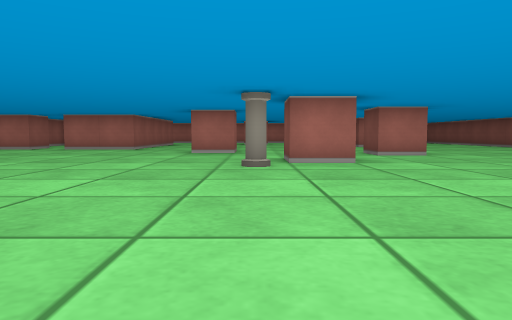
view 1 (above)

24 first-person views from a walk through a cub3D maze. The camera is about half as high as the walls, tilts 4° down and sees 70° across. The floor is counted in squares. Each view is taken from the middle of a square. On the plan, view 1 faces up. The plan holds only what a view shows up to about 9 squares ahead; the rest is blank.

view 2
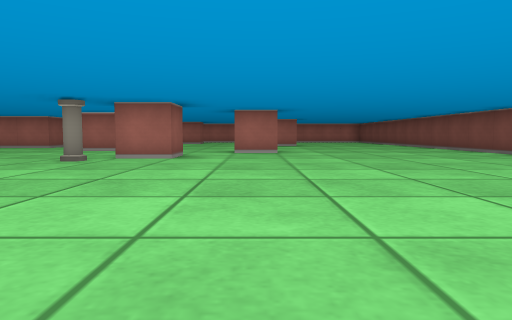

view 3
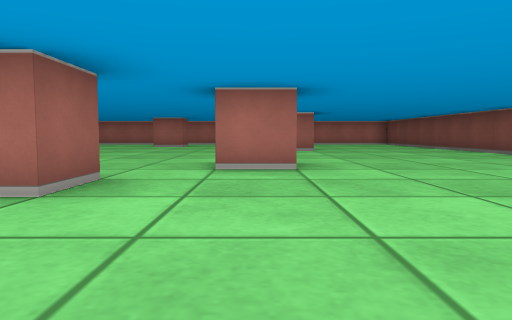

view 4
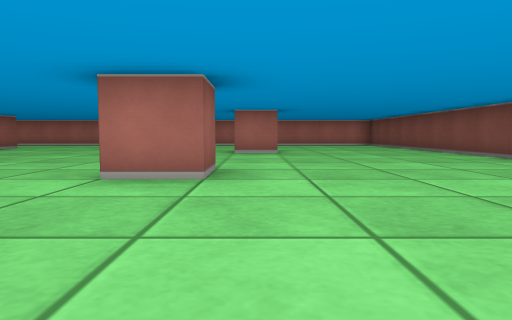

view 5
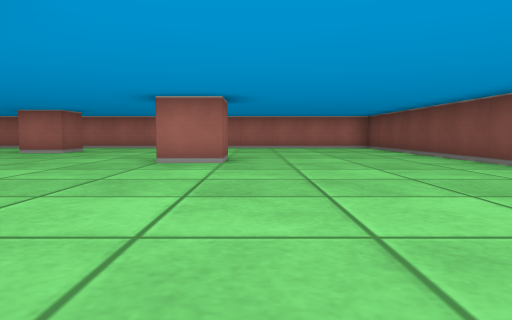

view 6
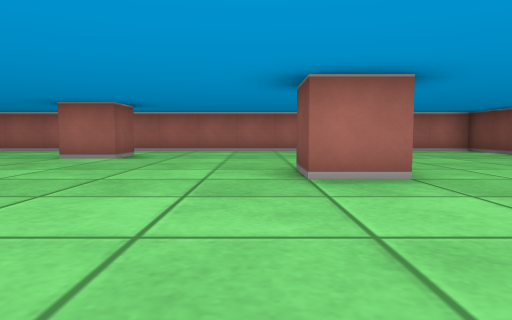

view 7
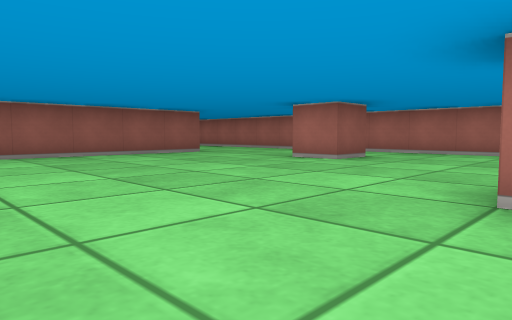

view 8
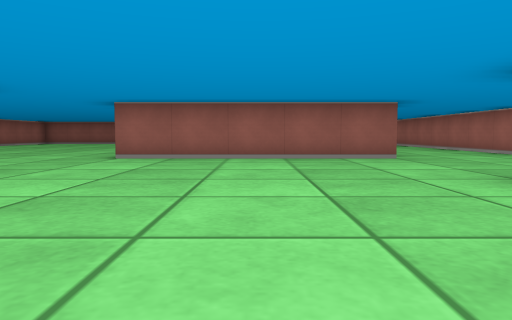

view 9
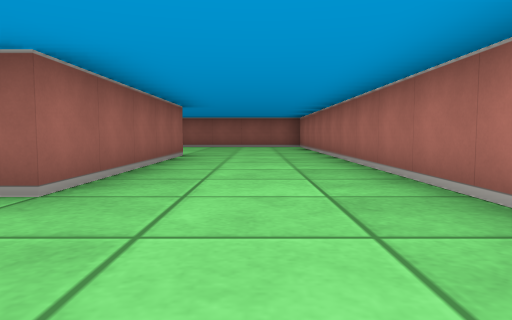

view 10
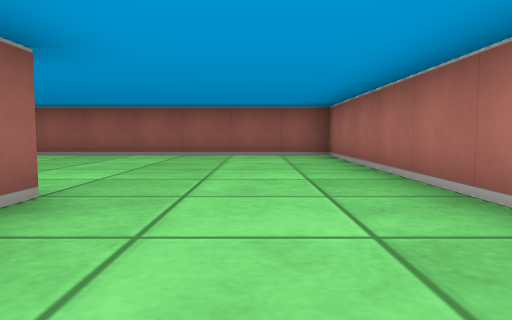

view 11
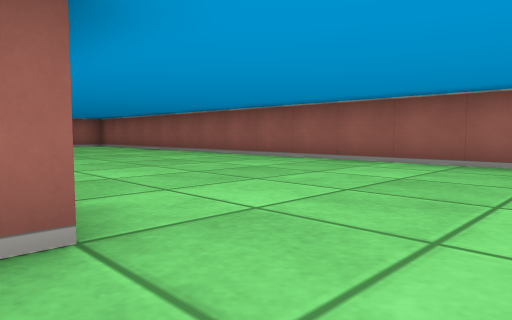

view 12
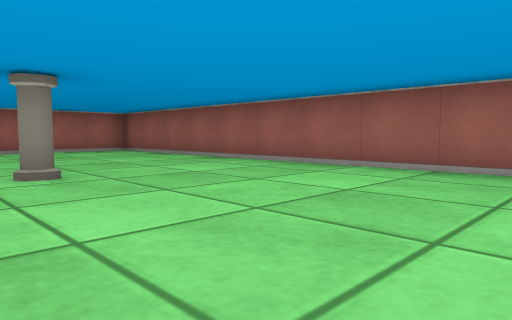

view 13
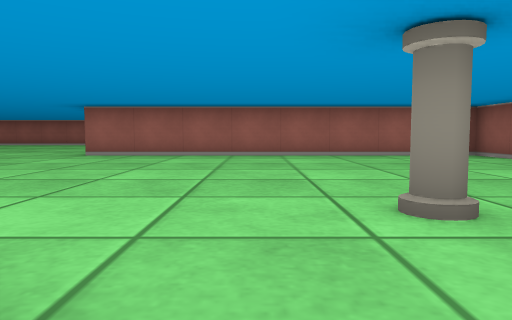

view 14
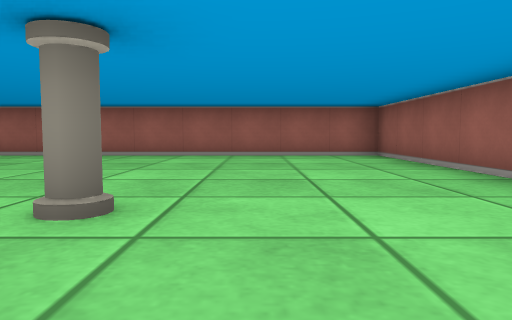

view 15
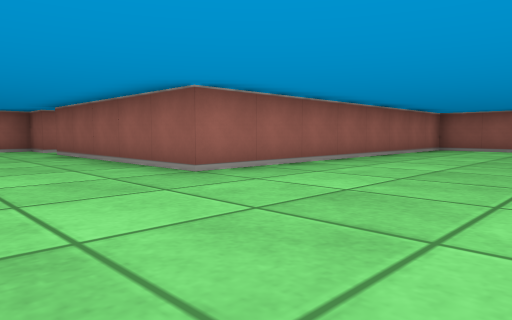

view 16
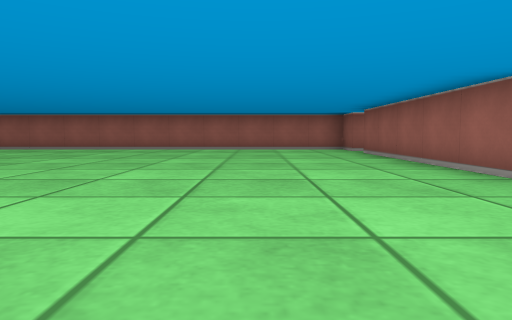

view 17
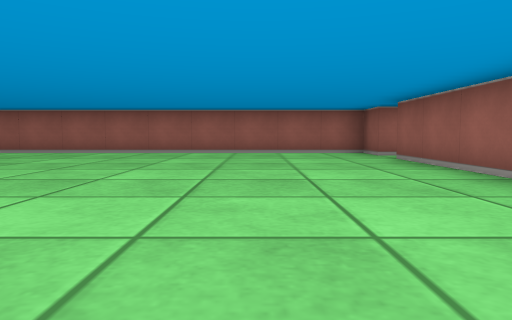

view 18
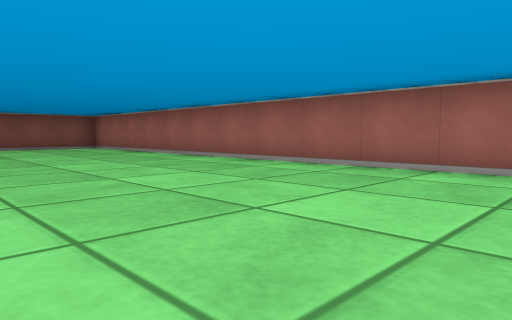

view 19
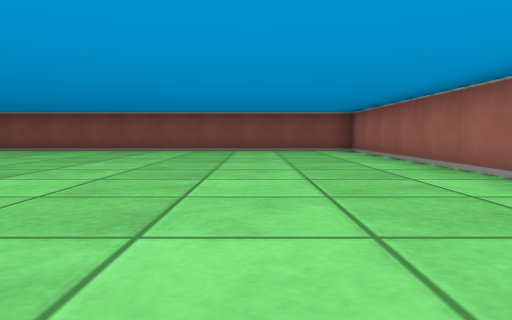

view 20
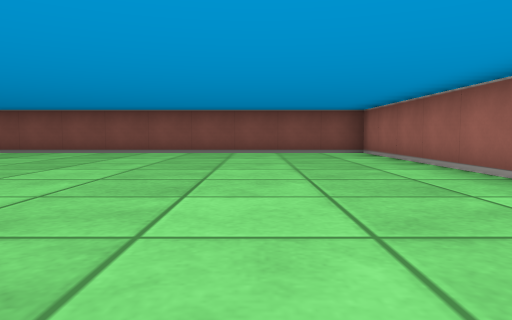

view 21
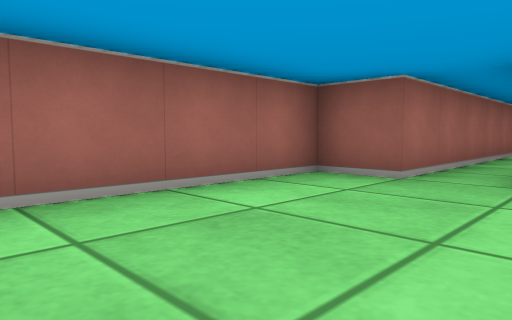

view 22
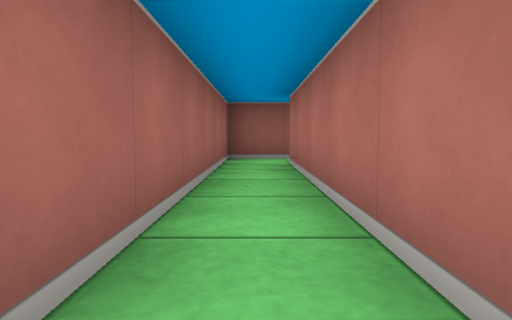

view 23
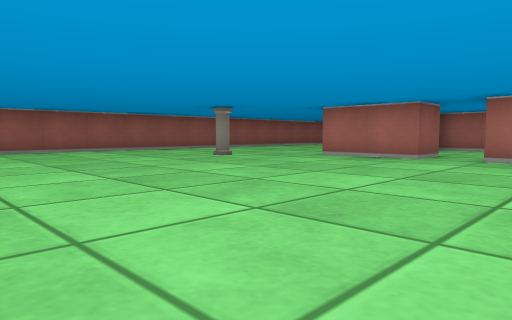

view 24
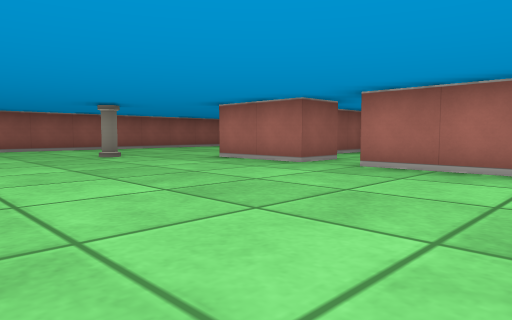

### Floor plan
Points are (right, up) in squares from view 1. A wall is a line through its corners. A room is listed if a view was taken in it or the views show most of it. See-through windows are left out.
Room 1 (views 1, 2, 3, 4, 5, 6, 7, 8, 9, 10, 11, 12, 13, 14, 15, 16, 17, 18, 19, 20, 21, 22, 23, 24)
walls: (-0.4, 8.5) (-1.5, 8.5); (-3.8, 10.5) (-5.5, 10.5); (1.5, 6.5) (1.5, 5.5) (0.5, 5.5) (0.5, 6.5); (-6.5, 10.5) (-8.5, 10.5); (3.5, 8.5) (3.5, 7.5) (2.5, 7.5) (2.5, 8.5); (4.5, 13.4) (4.5, 12.5) (3.5, 12.5) (3.5, 13.5); (0.5, 16.6) (0.5, 15.5) (-0.5, 15.5); (-8.6, 15.5) (-3.5, 15.5) (-3.5, 10.5); (-6.6, -1.5) (-11.5, -1.5); (-3.1, 18.5) (-13.5, 18.5) (-13.5, 3.5) (-5.5, 3.5) (-5.5, -1.5); (8.5, 6.8) (8.5, 8.1); (8.5, 10.4) (8.5, 18.1); (2.4, 18.5) (-0.4, 18.5); (-12.5, -1.4) (-12.5, -2.5) (-5.5, -2.5) (-5.5, -3.5) (8.5, -3.5) (8.5, 5)
ways out: opening at (-6, 11) to room 2
objects: pillar (-10, 9); pillar (0, 5)
Room 2 (no view inside)
walls: (-6.5, 11.6) (-6.5, 10.5); (-7.5, 14.1) (-7.5, 13)
ways out: opening at (-6, 11) to room 1

Positions as (right, up) in squares from view 1, and headings:
1: (0, 0), facing up
2: (3, -1), facing up
3: (3, 3), facing up
4: (4, 4), facing up
5: (5, 7), facing up
6: (3, 9), facing up
7: (4, 10), facing up-left
8: (3, 13), facing left
9: (-1, 17), facing left
10: (-6, 17), facing left
11: (-8, 17), facing down-left
12: (-9, 13), facing down-left
13: (-9, 11), facing down
14: (-11, 11), facing down
15: (-3, 7), facing down-left
16: (-3, 7), facing down
17: (-3, 5), facing down
18: (-3, 1), facing down-right
19: (-1, -1), facing right
20: (0, -1), facing right
21: (-2, -1), facing down-left
22: (-6, -2), facing left
23: (-4, 4), facing up-left
24: (-3, 6), facing up-left
